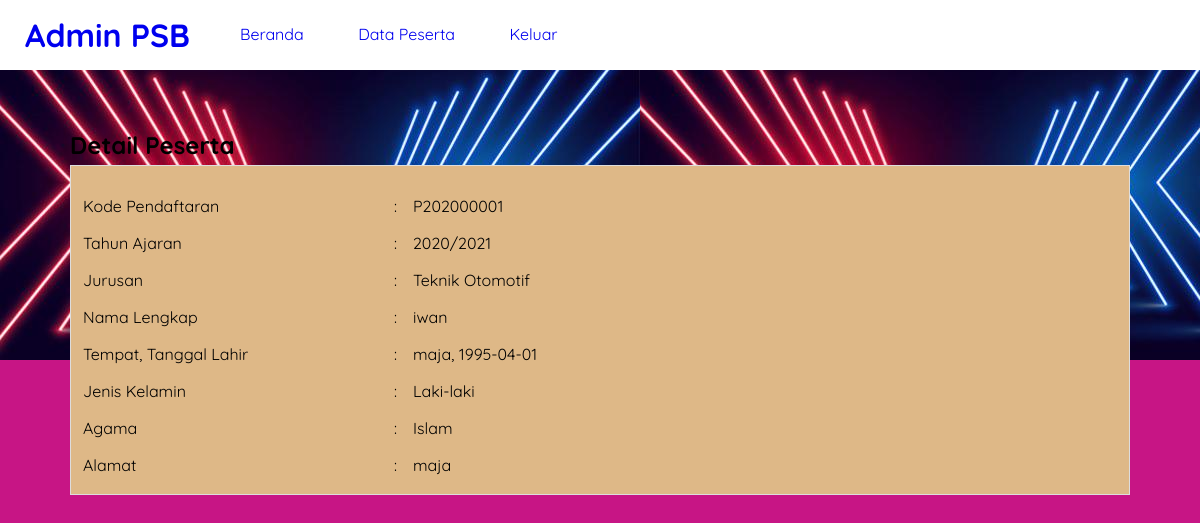
Page /detail-peserta.php?id=P202000001 (signed in) on the committed database.
### tables this page shows
CREATE TABLE `tb_pendaftaran` (
  `id_pendaftaran` char(10) NOT NULL,
  `tgl_daftar` date NOT NULL,
  `th_ajaran` varchar(9) NOT NULL,
  `jurusan` varchar(50) NOT NULL,
  `nm_peserta` varchar(50) NOT NULL,
  `tmp_lahir` varchar(50) NOT NULL,
  `tgl_lahir` date NOT NULL,
  `jk` enum('Laki-laki','Perempuan') NOT NULL,
  `agama` varchar(15) NOT NULL,
  `almt_peserta` text NOT NULL
);

### detail-peserta.php (the view, shortened to what this page needs)
<?php
	include 'koneksi.php';
	$peserta = mysqli_query($conn, "SELECT * FROM tb_pendaftaran WHERE id_pendaftaran = '".$_GET['id']."' ");
	$p = mysqli_fetch_object($peserta);
?>
<!DOCTYPE html>
<html>
<head>
	<link rel="stylesheet" type="text/css" href="css/style.css">
</head>
<body>
	<header>
		<h1><a href="beranda.php">Admin PSB</a></h1>
		<ul>
			<li><a href="beranda.php">Beranda</a></li>
			<li><a href="data-peserta.php">Data Peserta</a></li>
			<li><a href="keluar.php">Keluar</a></li>
		</ul>
	</header>
	<section class="content">
		<h2>Detail Peserta</h2>
		<div class="box">
			<table class="table-data" border="0">
				<tr>
					<td>Kode Pendaftaran</td>
					<td>:</td>
					<td><?php echo $p->id_pendaftaran ?></td>
				</tr>
				<tr>
					<td>Tahun Ajaran</td>
					<td>:</td>
					<td><?php echo $p->th_ajaran ?></td>
				</tr>
				<tr>
					<td>Jurusan</td>
					<td>:</td>
					<td><?php echo $p->jurusan ?></td>
				</tr>
				<tr>
					<td>Nama Lengkap</td>
					<td>:</td>
					<td><?php echo $p->nm_peserta ?></td>
				</tr>
				<tr>
					<td>Tempat, Tanggal Lahir</td>
					<td>:</td>
					<td><?php echo $p->tmp_lahir.', '.$p->tgl_lahir ?></td>
				</tr>
				<tr>
					<td>Jenis Kelamin</td>
					<td>:</td>
					<td><?php echo $p->jk ?></td>
				</tr>
				<tr>
					<td>Agama</td>
					<td>:</td>
					<td><?php echo $p->agama ?></td>
				</tr>
				<tr>
					<td>Alamat</td>
					<td>:</td>
					<td><?php echo $p->almt_peserta ?></td>
				</tr>
			</table>
		</div>
	</section>
</body>
</html>

### css/style.css (style rules this page uses)
* { margin:0; padding:0; font-family: 'Quicksand', sans-serif; }
body { background-color: #C71585; background-image: url(gambar/men.jpg); background-repeat: repeat-x; }
.box { background-color: #DEB887; border:1px solid #ddd; padding:10px; box-sizing: border-box; margin:5px 0 25px; }
.table-data { width: 100%; margin-top: 10px; }
.table-data tr { height: 35px; }
.table-data tr td:nth-child(1) { width:30%; }
header { background-color: #fff; }
header::after { content:''; display: block; clear: both; }
header h1 { padding:15px 25px; display: inline-block; float: left; }
header ul { float: left; }
header ul li { padding:24px 25px; display: inline-block; }
a { text-decoration: none; }
.content { width:90%; padding:10px; box-sizing: border-box; margin:50px auto; }

### rows in the picture
tb_pendaftaran: id_pendaftaran "P202000001", th_ajaran "2020/2021", jurusan "Teknik Otomotif", nm_peserta "iwan", tmp_lahir "maja", tgl_lahir "1995-04-01", jk "Laki-laki", agama "Islam", almt_peserta "maja"
